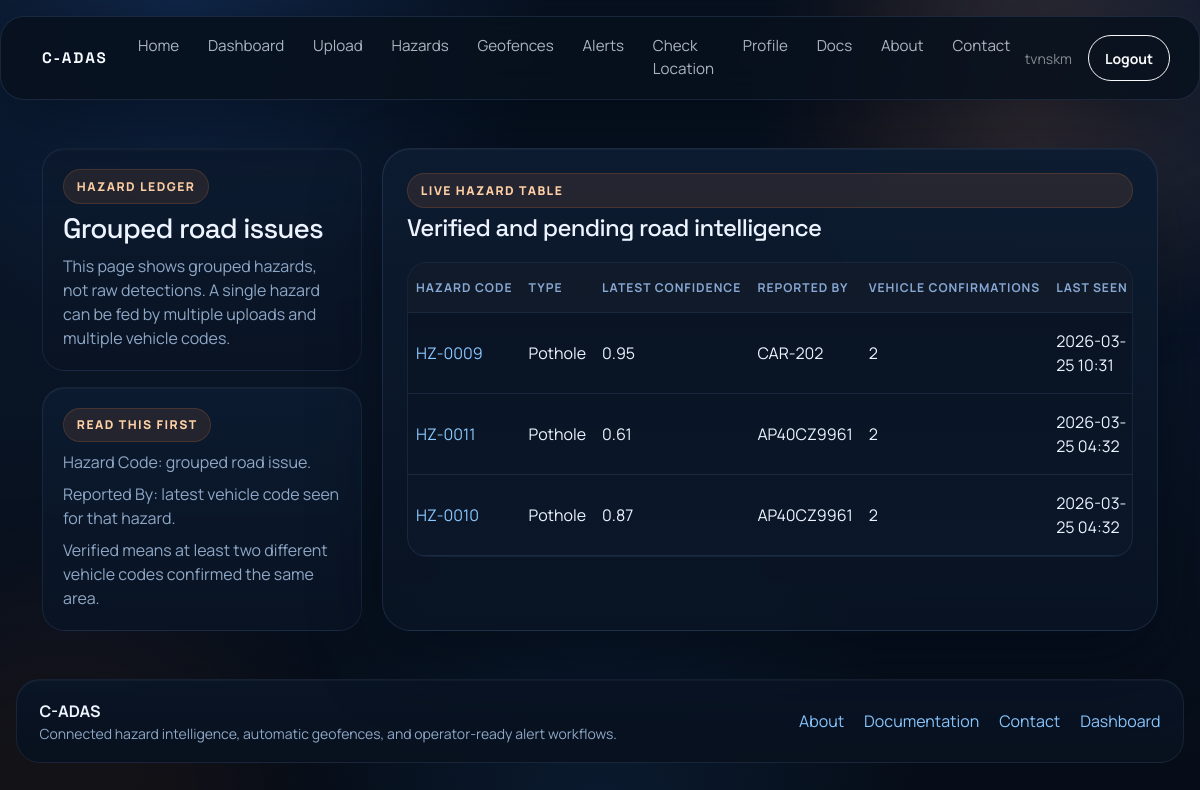
/hazards/ (signed in), run on the app's committed database.
### hazards/models.py (models this page shows, shortened)
class HazardEvent(models.Model):
    STATUS_PENDING = "pending"
    STATUS_VALIDATED = "validated"
    STATUS_REJECTED = "rejected"
    STATUS_CHOICES = [
        (STATUS_PENDING, "Pending"),
        (STATUS_VALIDATED, "Validated"),
        (STATUS_REJECTED, "Rejected"),
    ]
    hazard_type = models.CharField(max_length=50, default="pothole")
    latitude = models.FloatField()
    longitude = models.FloatField()
    status = models.CharField(
        max_length=20,
        choices=STATUS_CHOICES,
        default=STATUS_PENDING,
    )
    validation_count = models.PositiveIntegerField(default=1)
    required_validations = models.PositiveIntegerField(default=2)
    first_reported_at = models.DateTimeField()
    last_reported_at = models.DateTimeField()
    created_at = models.DateTimeField(auto_now_add=True)
    updated_at = models.DateTimeField(auto_now=True)
    @property
    def latest_report(self):
        return self.reports.order_by("-detected_at", "-id").first()
    @property
    def display_status(self) -> str:
        if self.status == self.STATUS_VALIDATED:
            return "verified"
        return self.status

class HazardReport(models.Model):
    event = models.ForeignKey(
        HazardEvent,
        on_delete=models.CASCADE,
        related_name="reports",
    )
    vehicle_id = models.CharField(max_length=100)
    hazard_type = models.CharField(max_length=50, default="pothole")
    latitude = models.FloatField()
    longitude = models.FloatField()
    confidence = models.FloatField()
    detected_at = models.DateTimeField()
    video_upload = models.ForeignKey(
        VideoUpload,
        on_delete=models.SET_NULL,
        null=True,
        blank=True,
        related_name="hazard_reports",
    )
    created_at = models.DateTimeField(auto_now_add=True)

### hazards/views.py (the view)
# urls.py: path("", HazardListView.as_view(), name="hazard-list"),
class HazardListView(LoginRequiredMixin, ListView):
    model = HazardEvent
    template_name = "hazards/hazard_list.html"
    context_object_name = "hazards"
    ordering = ["-last_reported_at"]
    paginate_by = 25

### hazards/templates/hazards/hazard_list.html (shortened to what this page needs)
{% extends "base.html" %}
{% block content %}
<section class="split-layout">
    <aside class="editorial-sidebar">
        <div class="mini-card">
            <span class="eyebrow mb-2">Hazard Ledger</span>
            <h1 class="h3 mb-2">Grouped road issues</h1>
            <p class="soft-text mb-0">This page shows grouped hazards, not raw detections. A single hazard can be fed by multiple uploads and multiple vehicle codes.</p>
        </div>
        <div class="mini-card">
            <span class="eyebrow mb-2">Read This First</span>
            <div class="soft-text mb-2">Hazard Code: grouped road issue.</div>
            <div class="soft-text mb-2">Reported By: latest vehicle code seen for that hazard.</div>
            <div class="soft-text mb-0">Verified means at least two different vehicle codes confirmed the same area.</div>
        </div>
    </aside>
    <div class="editorial-main">
        <div class="card content-card">
            <div class="card-body p-4">
                <div class="section-title">
                    <span class="eyebrow">Live Hazard Table</span>
                    <h2 class="h4 mb-0">Verified and pending road intelligence</h2>
                </div>
                <div class="table-responsive">
                    <table class="table align-middle">
                        <thead>
                            <tr>
                                <th>Hazard Code</th>
                                <th>Type</th>
                                <th>Latest Confidence</th>
                                <th>Reported By</th>
                                <th>Vehicle Confirmations</th>
                                <th>Last Seen</th>
                            </tr>
                        </thead>
                        <tbody>
                            {% for hazard in hazards %}
                                <tr>
                                    <td><a href="{% url 'hazard-detail' hazard.pk %}">HZ-{{ hazard.id|stringformat:"04d" }}</a></td>
                                    <td>{{ hazard.hazard_type|title }}</td>
                                    <td>
                                        {% if hazard.latest_report %}
                                            {{ hazard.latest_report.confidence|floatformat:2 }}
                                        {% else %}
                                            -
                                        {% endif %}
                                    </td>
                                    <td>
                                        {% if hazard.latest_report %}
                                            {{ hazard.latest_report.vehicle_id }}
                                        {% else %}
                                            -
                                        {% endif %}
                                    </td>
                                    <td>{{ hazard.validation_count }}</td>
                                    <td>{{ hazard.last_reported_at|date:"Y-m-d H:i" }}</td>
                                </tr>
                            {% empty %}
                                <tr>
                                    <td colspan="7" class="text-center soft-text py-4">No hazards have been generated yet.</td>
                                </tr>
                            {% endfor %}
                        </tbody>
                    </table>
                </div>
            </div>
        </div>
    </div>
</section>
{% endblock %}

### templates/base.html (shortened to what this page needs)
<!DOCTYPE html>
<html lang="en">
<head>
    <link href="https://cdn.jsdelivr.net/npm/bootstrap@5.3.3/dist/css/bootstrap.min.css" rel="stylesheet">
</head>
<body>
    <div class="shell">
    <nav class="navbar navbar-expand-lg navbar-dark app-navbar px-2 px-lg-3">
        <div class="container">
            <a class="navbar-brand" href="{% url 'home' %}">C-ADAS</a>
            <div class="collapse navbar-collapse" id="mainNav">
                {% if user.is_authenticated %}
                    <ul class="navbar-nav me-auto mb-2 mb-lg-0">
                        <li class="nav-item"><a class="nav-link" href="{% url 'home' %}">Home</a></li>
                        <li class="nav-item"><a class="nav-link" href="{% url 'dashboard' %}">Dashboard</a></li>
                        <li class="nav-item"><a class="nav-link" href="{% url 'video-upload' %}">Upload</a></li>
                        <li class="nav-item"><a class="nav-link" href="{% url 'hazard-list' %}">Hazards</a></li>
                        <li class="nav-item"><a class="nav-link" href="{% url 'geofence-list' %}">Geofences</a></li>
                        <li class="nav-item"><a class="nav-link" href="{% url 'alert-list' %}">Alerts</a></li>
                        <li class="nav-item"><a class="nav-link" href="{% url 'browser-check-location' %}">Check Location</a></li>
                        <li class="nav-item"><a class="nav-link" href="{% url 'profile' %}">Profile</a></li>
                        <li class="nav-item"><a class="nav-link" href="{% url 'documentation' %}">Docs</a></li>
                        <li class="nav-item"><a class="nav-link" href="{% url 'about' %}">About</a></li>
                        <li class="nav-item"><a class="nav-link" href="{% url 'contact' %}">Contact</a></li>
                    </ul>
                    <div class="d-flex align-items-center gap-3">
                        <span class="text-white-50 small">{{ user.username }}</span>
                        <form method="post" action="{% url 'logout' %}" class="m-0">
                            <button type="submit" class="btn btn-outline-light btn-sm px-3">Logout</button>
                        </form>
                    </div>
                {% endif %}
            </div>
        </div>
    </nav>
    <main class="container py-4 py-lg-5">
        {% block content %}{% endblock %}
    </main>
    <footer class="site-footer">
        <div class="footer-card">
            <div class="d-flex flex-column flex-lg-row justify-content-between align-items-lg-center gap-3">
                <div>
                    <div class="fw-bold">C-ADAS</div>
                    <div class="soft-text small">Connected hazard intelligence, automatic geofences, and operator-ready alert workflows.</div>
                </div>
                <div class="footer-links">
                    <a href="{% url 'about' %}">About</a>
                    <a href="{% url 'documentation' %}">Documentation</a>
                    <a href="{% url 'contact' %}">Contact</a>
                    {% if user.is_authenticated %}
                        <a href="{% url 'dashboard' %}">Dashboard</a>
                    {% endif %}
                </div>
            </div>
        </div>
    </footer>
    </div>
</body>
</html>

### data on the page
HazardEvent: id "0009", hazard_type "Pothole", latest_report.confidence "0.95", latest_report.vehicle_id "CAR-202", validation_count "2", last_reported_at "2026-03-25 10:31"
HazardEvent: id "0011", hazard_type "Pothole", latest_report.confidence "0.61", latest_report.vehicle_id "AP40CZ9961", validation_count "2", last_reported_at "2026-03-25 04:32"
HazardEvent: id "0010", hazard_type "Pothole", latest_report.confidence "0.87", latest_report.vehicle_id "AP40CZ9961", validation_count "2", last_reported_at "2026-03-25 04:32"

### other printed values
{{ user.username }} "tvnskm"
